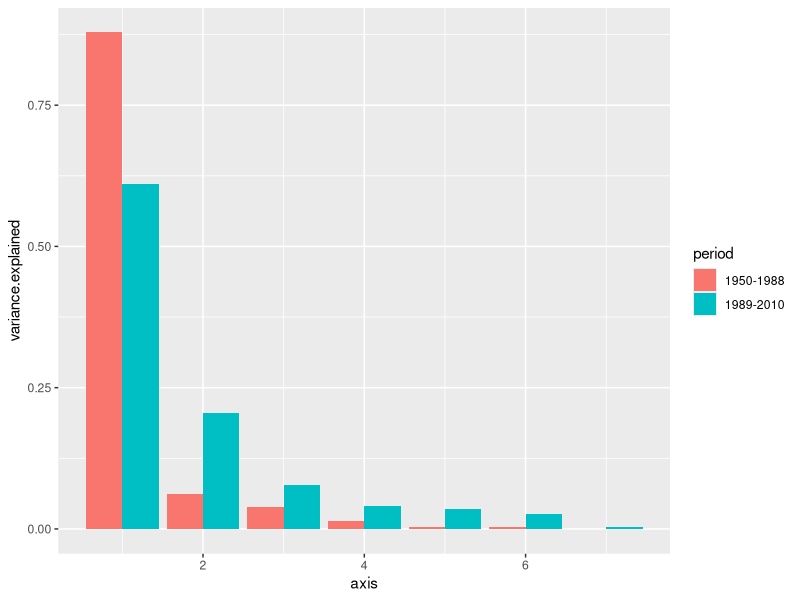
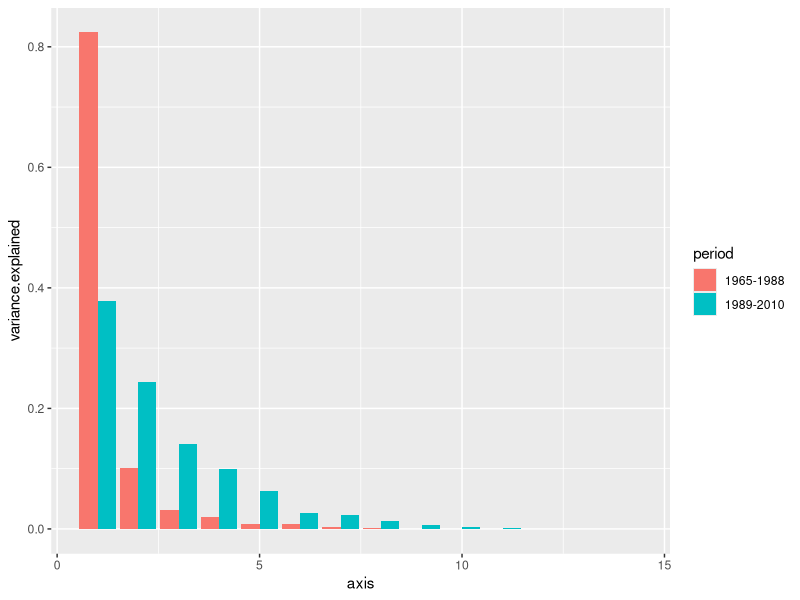
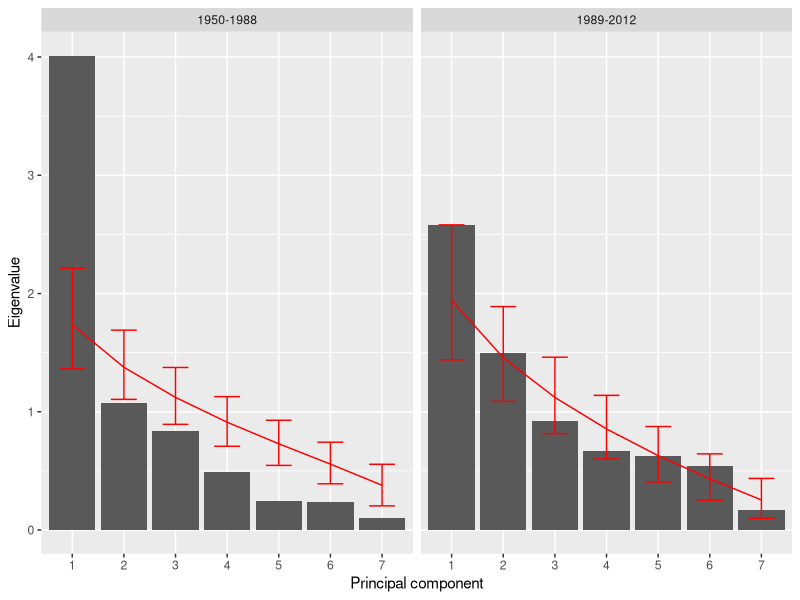
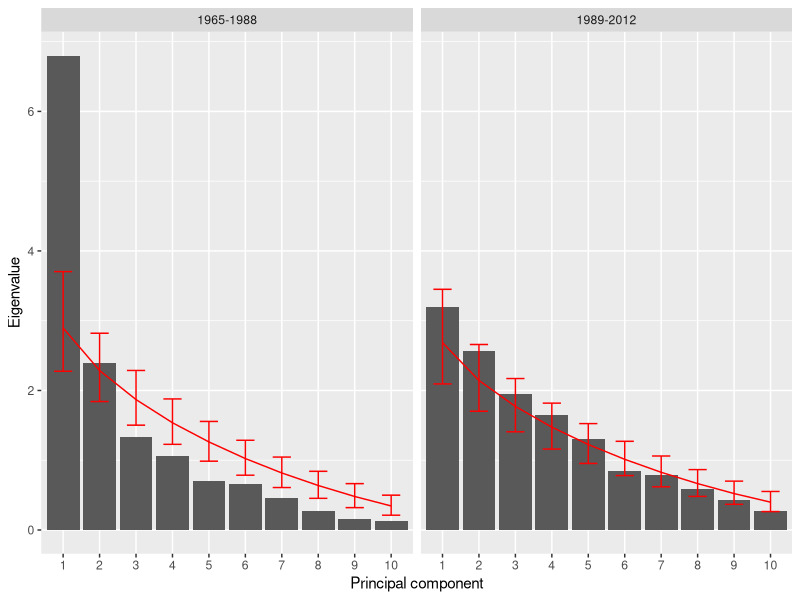

Write R code to recreate these figures, in order. (Note: this script raises an error after producing the figures.)
library(tidyverse)
library(reshape2)
library(pracma)



# limiting PCA to GOA climate variables!
dat <- read.csv("clim vars for ordination.csv", row.names=1)

# put years into row names
rownames(dat) <- dat[,1]
dat <- dat[,-1]

# dropping AL for now as I think it's redundant with SLP!
dat <- dat[,-1]

head(dat)

# remove some extra  time series
dat <- dat[,-c(6,7,9,10,11,12,15,18)]

# check
head(dat)

# and restrict to local variables
dat <- dat[,-c(1:3)]

# check
head(dat)


# check pairwise correlations for detrended data

cor(detrend(as.matrix(dat[rownames(dat) %in% 1950:1988,])), use="p"); cor(detrend(as.matrix(dat[rownames(dat) %in% 1989:2012,])), use="p")

dat1 <- dat[rownames(dat) %in% 1950:1988,]
dat2 <- dat[rownames(dat) %in% 1989:2012,]
# and fit pca by era

pca.1 <- svd(cov(scale(dat1), use="p"))
pca.2 <- svd(cov(scale(dat2), use="p"))

# randomize svd after Jackson (first era)
x <- scale(dat1)

eigenvalue <- matrix(NA, nrow = 10000, ncol = ncol(x))
set.seed(1299)
for(i in 1:10000){
  new <- matrix(NA, nrow = nrow(x), ncol = ncol(x))
  for(j in 1:ncol(x)){
    new[,j] <- sample(x[,j], size = nrow(x), replace = T)
  }
  
  temp <- svd(cov(new, use="pairwise.complete.obs"))
  eigenvalue[i,] <- temp$d
  #eigenvector1[i,] <- temp$u[,1]
  #eigenvector2[i,] <- temp$u[,2]
}

evs <- matrix(NA, nrow = ncol(x), ncol = 3)
colnames(evs) <- c("mean", "LI", "UI")
for (i in 1:ncol(x)){
  eigenvalue <- eigenvalue[order(eigenvalue[,i]),]
  evs[i,1] <- mean(eigenvalue[,i])
  evs[i,2] <- eigenvalue[250,i]
  evs[i,3] <- eigenvalue[9750,i]
}

comp.pca1 <- as.data.frame(cbind(pca.1$d, evs)) 
colnames(comp.pca1)[1] <- "eigenvalue"
comp.pca1$axis <- 1:nrow(comp.pca1)

######
# and now the second era
x <- scale(dat2)

eigenvalue <- matrix(NA, nrow = 10000, ncol = ncol(x))
#eigenvector1 <- eigenvector2 <- matrix(NA, nrow = 1000, ncol = 12)
set.seed(1298)
for(i in 1:10000){
  new <- matrix(NA, nrow = nrow(x), ncol = ncol(x))
  for(j in 1:ncol(x)){
    new[,j] <- sample(x[,j], size = nrow(x), replace = T)
  }
  
  temp <- svd(cov(new, use="pairwise.complete.obs"))
  eigenvalue[i,] <- temp$d
  #eigenvector1[i,] <- temp$u[,1]
  #eigenvector2[i,] <- temp$u[,2]
}

evs <- matrix(NA, nrow = ncol(x), ncol = 3)
colnames(evs) <- c("mean", "LI", "UI")
for (i in 1:ncol(x)){
  eigenvalue <- eigenvalue[order(eigenvalue[,i]),]
  evs[i,1] <- mean(eigenvalue[,i])
  evs[i,2] <- eigenvalue[250,i]
  evs[i,3] <- eigenvalue[9750,i]
}

comp.pca2 <- as.data.frame(cbind(pca.2$d, evs)) 
colnames(comp.pca2)[1] <- "eigenvalue" 


comp.pca2$axis <- 1:nrow(comp.pca2)

# and combine!
comp.pca1$era <- "1950-1988"
comp.pca2$era <- "1989-2012"

comp.pca <- rbind(comp.pca1, comp.pca2)

ev <- cbind(pca.1$d^2/sum(pca.1$d^2), pca.2$d^2/sum(pca.2$d^2))
colnames(ev) <- c("1950-1988", "1989-2010")
rownames(ev) <- 1:nrow(ev)

ev <- melt(ev)
names(ev) <- c("axis", "period", "variance.explained")

# compare variance explained for each era
ggplot(data=ev, aes(fill=period, y=variance.explained, x=axis)) + geom_bar(position="dodge", stat="identity")

# axis1 explains 82.9% in 1950-1988, 60.3% in 1989-2012
comp.pca$axis <- as.factor(comp.pca$axis)
comp.pca$axis.num <- as.numeric(comp.pca$axis)
# determine which are interpretable
pdf("scree plot GOA climate by era NOT DETRENDED.pdf", 3,4)
ggplot(comp.pca, aes(x=axis, y=eigenvalue)) + geom_bar(stat="identity") + geom_errorbar(aes(ymin=LI, ymax=UI), colour="red", width=.5) +
  geom_line(aes(x=axis.num, y=mean), colour="red") + facet_wrap(~era) + ylab("Eigenvalue") + xlab("Principal component") + theme_gray()
dev.off()

# and save for combined figure!
clim.plot <- ggplot(comp.pca, aes(x=axis, y=eigenvalue)) + geom_bar(stat="identity") + geom_errorbar(aes(ymin=LI, ymax=UI), colour="red", width=.5) +
  geom_line(aes(x=axis.num, y=mean), colour="red") + facet_wrap(~era) + ylab("Eigenvalue") + xlab("Principal component") + theme_gray() +
  ggtitle("Environmental variability")

# now the community pca
# load population time series
dat <- read.csv("salmon and non-salmon biology mar 28.csv", row.names = 1)

# drop GOAPOP
keep <- colnames(dat)!="GOAPOP"
dat <- dat[,keep] 

# and fit pca by era
dat1 = dat[rownames(dat) %in% 1965:1988,]

dat2 = dat[rownames(dat) %in% 1989:2012,]


pca.1 <- svd(cov(scale(dat1), use="p"))
pca.2 <- svd(cov(scale(dat2), use="p"))

#bootstrap svd after Jackson (first era)
x <- scale(dat1)

eigenvalue <- matrix(NA, nrow = 10000, ncol = ncol(x))
set.seed(1299)
for(i in 1:10000){
  new <- matrix(NA, nrow = nrow(x), ncol = ncol(x))
  for(j in 1:ncol(x)){
    new[,j] <- sample(x[,j], size = nrow(x), replace = T)
  }
  
  temp <- svd(cov(new, use="pairwise.complete.obs"))
  eigenvalue[i,] <- temp$d
  #eigenvector1[i,] <- temp$u[,1]
  #eigenvector2[i,] <- temp$u[,2]
}

evs <- matrix(NA, nrow = ncol(x), ncol = 3)
colnames(evs) <- c("mean", "LI", "UI")
for (i in 1:ncol(x)){
  eigenvalue <- eigenvalue[order(eigenvalue[,i]),]
  evs[i,1] <- mean(eigenvalue[,i])
  evs[i,2] <- eigenvalue[250,i]
  evs[i,3] <- eigenvalue[9750,i]
}

comp.pca1 <- as.data.frame(cbind(pca.1$d, evs)) 
colnames(comp.pca1)[1] <- "eigenvalue"
comp.pca1$axis <- 1:nrow(comp.pca1)

######
# and now the second era
x <- scale(dat2)

eigenvalue <- matrix(NA, nrow = 10000, ncol = ncol(x))
#eigenvector1 <- eigenvector2 <- matrix(NA, nrow = 1000, ncol = 12)
set.seed(1298)
for(i in 1:10000){
  new <- matrix(NA, nrow = nrow(x), ncol = ncol(x))
  for(j in 1:ncol(x)){
    new[,j] <- sample(x[,j], size = nrow(x), replace = T)
  }
  
  temp <- svd(cov(new, use="pairwise.complete.obs"))
  eigenvalue[i,] <- temp$d
  #eigenvector1[i,] <- temp$u[,1]
  #eigenvector2[i,] <- temp$u[,2]
}

evs <- matrix(NA, nrow = ncol(x), ncol = 3)
colnames(evs) <- c("mean", "LI", "UI")
for (i in 1:ncol(x)){
  eigenvalue <- eigenvalue[order(eigenvalue[,i]),]
  evs[i,1] <- mean(eigenvalue[,i])
  evs[i,2] <- eigenvalue[250,i]
  evs[i,3] <- eigenvalue[9750,i]
}

comp.pca2 <- as.data.frame(cbind(pca.2$d, evs)) 
colnames(comp.pca2)[1] <- "eigenvalue" 

# comp.pca2

comp.pca2$axis <- 1:nrow(comp.pca2)

# and combine!
comp.pca1$era <- "1965-1988"
comp.pca2$era <- "1989-2012"

comp.pca <- rbind(comp.pca1, comp.pca2)

ev <- cbind(pca.1$d^2/sum(pca.1$d^2), pca.2$d^2/sum(pca.2$d^2))
colnames(ev) <- c("1965-1988", "1989-2010")
rownames(ev) <- 1:nrow(ev)

ev <- melt(ev)
names(ev) <- c("axis", "period", "variance.explained")

# compare variance explained for each era
ggplot(data=ev, aes(fill=period, y=variance.explained, x=axis)) + geom_bar(position="dodge", stat="identity")
# axis1 explains 48.2% in 1950-1988, 31.9% in 1989-2012
comp.pca$axis <- as.factor(comp.pca$axis)
comp.pca$axis.num <- as.numeric(comp.pca$axis)
# determine which are interpretable
# only plot the first 10 axes
pdf("scree plot non-detrended community variability by era.pdf", 3,4)
ggplot(filter(comp.pca, axis.num <= 10), aes(x=axis, y=eigenvalue)) + geom_bar(stat="identity") + geom_errorbar(aes(ymin=LI, ymax=UI), colour="red", width=.5) +
  geom_line(aes(x=axis.num, y=mean), colour="red") + facet_wrap(~era) + ylab("Eigenvalue") + xlab("Principal component") + theme_grey()
dev.off()
# only axis 1 in early period, none in second period!!!

# save for a combined plot

comm.plot <- ggplot(filter(comp.pca, axis.num <= 10), aes(x=axis, y=eigenvalue)) + geom_bar(stat="identity") + geom_errorbar(aes(ymin=LI, ymax=UI), colour="red", width=.5) +
  geom_line(aes(x=axis.num, y=mean), colour="red") + facet_wrap(~era) + ylab("Eigenvalue") + xlab("Principal component") + theme_grey() + 
  ggtitle("Community variability")

# combine
pdf("scree plot PCA environmental and community not detrended.pdf", 8, 5) 
ggarrange(clim.plot,  comm.plot, labels = c("a)", "b)"),  widths=c(1,1), ncol=2)
dev.off()